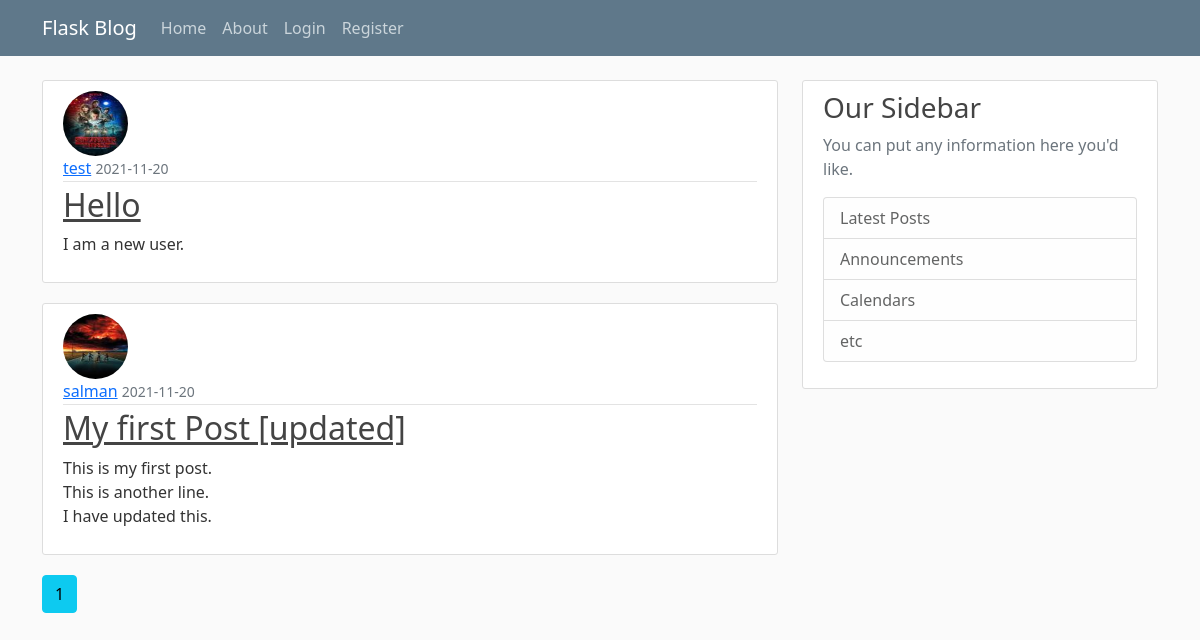
The app's page /home, older data.
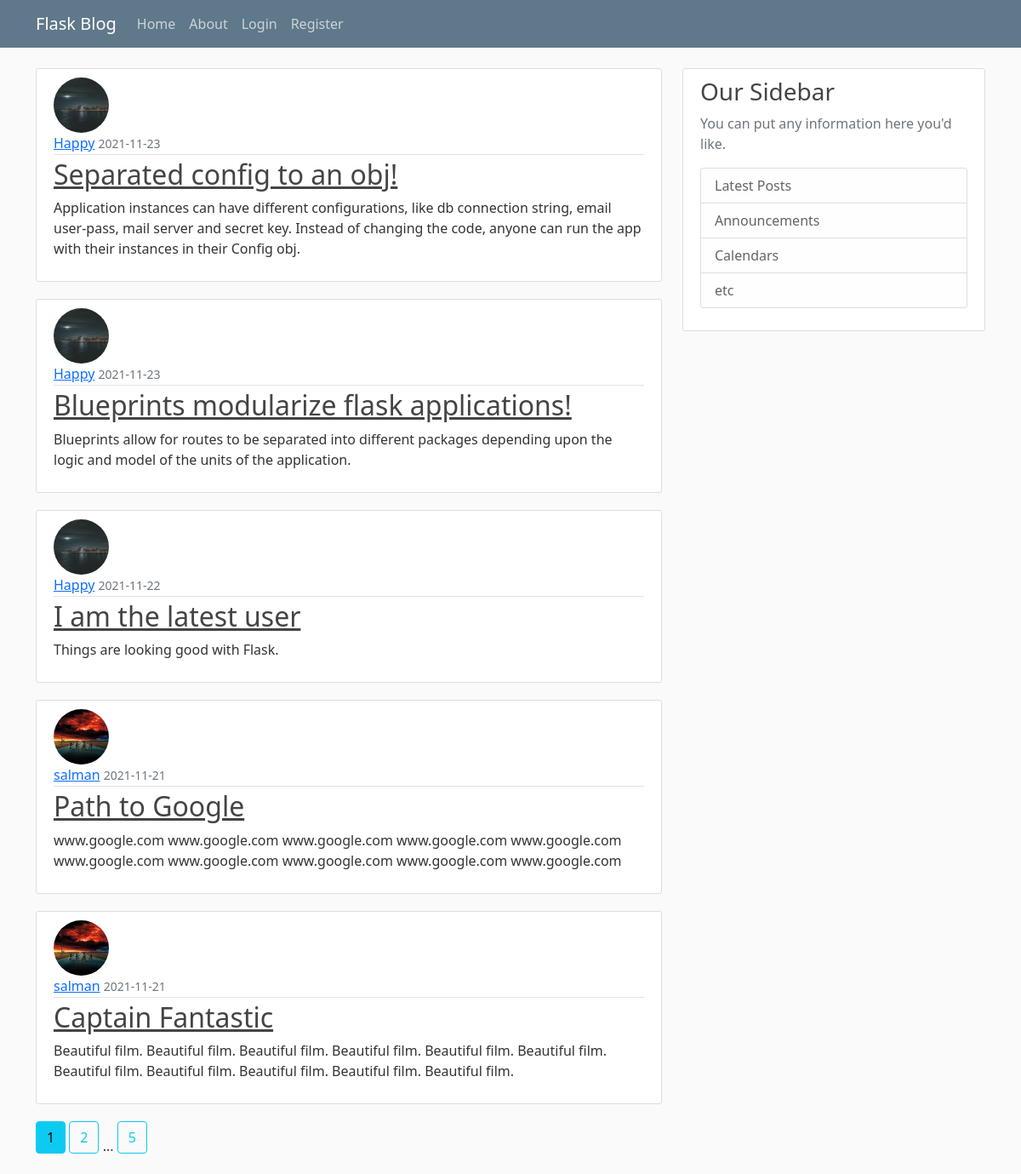
The same page, newer data.
### flaskblog/models.py (models this page shows, shortened)
class Post(flaskblog.db.Model):
    id = flaskblog.db.Column(flaskblog.db.Integer, primary_key=True)
    title = flaskblog.db.Column(flaskblog.db.String(100), nullable=False)
    date_posted = flaskblog.db.Column(
        flaskblog.db.DateTime, nullable=False, default=datetime.utcnow)
    content = flaskblog.db.Column(flaskblog.db.Text, nullable=False)
    user_id = flaskblog.db.Column(flaskblog.db.Integer, flaskblog.db.ForeignKey(
        "user.id"), nullable=False)

class User(flaskblog.db.Model, UserMixin):
    id = flaskblog.db.Column(flaskblog.db.Integer, primary_key=True)
    username = flaskblog.db.Column(
        flaskblog.db.String(20), unique=True, nullable=False)
    email = flaskblog.db.Column(
        flaskblog.db.String(120), unique=True, nullable=False)
    image_file = flaskblog.db.Column(
        flaskblog.db.String(20), nullable=False, default="default.jpg")  # going to be hashed
    password = flaskblog.db.Column(flaskblog.db.String(60), nullable=False)
    posts = flaskblog.db.relationship("Post", backref="author", lazy=True)

### flaskblog/main/routes.py (the view)
@main.route("/")
@main.route("/home")
def home() -> str:
    page = flask.request.args.get("page", 1, type=int)
    posts = Post.query.order_by(
        Post.date_posted.desc()).paginate(page=page, per_page=5)
    return flask.render_template("home.html", posts=posts)

### flaskblog/templates/home.html
{% extends "layout.html" %}
{% block content %}
  {% for post in posts.items %}
    <article class="media content-section">
      <img
        class="rounded-circle article-img"
        src="{{url_for('static', filename='profile_pics/' + post.author.image_file)}}"
      />
      <div class="media-body">
        <div class="article-metadata">
          <a class="mr-2" href="{{ url_for('users.user_posts', username=post.author.username) }}">{{ post.author.username }}</a>
          <small class="text-muted"
            >{{ post.date_posted.strftime("%Y-%m-%d") }}</small
          >
        </div>
        <h2><a class="article-title" href="{{url_for('posts.post', post_id=post.id)}}">{{ post.title }}</a></h2>
        <p class="article-content">{{ post.content }}</p>
      </div>
    </article>
  {% endfor %}
  {% for page_num in posts.iter_pages(left_edge=1, right_edge=1, left_current=1, right_current=2) %}
    {% if page_num %}
      {% if posts.page == page_num %}
        <a href="{{ url_for('main.home', page=page_num) }}" class="btn btn-info mb-4">{{ page_num }}</a>
      {% else %}
        <a href="{{ url_for('main.home', page=page_num) }}" class="btn btn-outline-info mb-4">{{ page_num }}</a>
      {% endif %}
    {% else %}
      ...
    {% endif %}
  {% endfor %}
{% endblock content %}

### flaskblog/templates/layout.html (shortened to what this page needs)
<!DOCTYPE html>
<html lang="en">
	<head>
		<link
			href="https://cdn.jsdelivr.net/npm/bootstrap@5.1.3/dist/css/bootstrap.min.css"
			rel="stylesheet"
		/>
        <link rel="stylesheet" type="text/css" href="{{ url_for('static', filename='main.css') }}">
	</head>
	<body>
		<header class="site-header">
			<nav class="navbar navbar-expand-md navbar-dark bg-steel fixed-top">
				<div class="container">
					<a class="navbar-brand mr-4" href="/">Flask Blog</a>
					<div class="collapse navbar-collapse" id="navbarToggle">
						<div class="navbar-nav mr-auto">
							<a class="nav-item nav-link" href="{{ url_for('main.home') }}">Home</a>
							<a class="nav-item nav-link" href="{{ url_for('main.about') }}">About</a>
						</div>
						<div class="navbar-nav">
							{% if current_user.is_authenticated %}
								<a class="nav-item nav-link" href="{{url_for('posts.new_post')}}">New Post</a>
								<a class="nav-item nav-link" href="{{ url_for('users.account') }}">Account</a>
								<a class="nav-item nav-link" href="{{ url_for('users.logout') }}">Log out</a>
							{% else %}
								<a class="nav-item nav-link" href="{{ url_for('users.login') }}">Login</a>
								<a class="nav-item nav-link" href="{{ url_for('users.register') }}"
									>Register</a
								>
							{% endif %}
						</div>
					</div>
				</div>
			</nav>
		</header>
		<main role="main" class="container">
            <div class="row">
              <div class="col-md-8">
                {% block content %}{% endblock %}
              </div>
              <div class="col-md-4">
                <div class="content-section">
                  <h3>Our Sidebar</h3>
                  <p class='text-muted'>You can put any information here you'd like.
                    <ul class="list-group">
                      <li class="list-group-item list-group-item-light">Latest Posts</li>
                      <li class="list-group-item list-group-item-light">Announcements</li>
                      <li class="list-group-item list-group-item-light">Calendars</li>
                      <li class="list-group-item list-group-item-light">etc</li>
                    </ul>
                  </p>
                </div>
              </div>
            </div>
          </main>
	</body>
</html>

### flaskblog/static/main.css (style rules this page uses)
body { background: #fafafa; color: #333333; margin-top: 5rem; }
h1, h2, h3, h4, h5, h6 { color: #444444; }
.bg-steel { background-color: #5f788a; }
.site-header .navbar-nav .nav-link { color: #cbd5db; }
.content-section { background: #ffffff; padding: 10px 20px; border: 1px solid #dddddd; border-radius: 3px; margin-bottom: 20px; }
.article-title { color: #444444; }
.article-content { white-space: pre-line; }
.article-img { height: 65px; width: 65px; margin-right: 16px; }
.article-metadata { padding-bottom: 1px; margin-bottom: 4px; border-bottom: 1px solid #e3e3e3 }

Row changes from the older to the newer data that the page shows:
no longer on this page (row unchanged): Post: image_file (picture), author.username "test", date_posted "2021-11-20", title "Hello", content "I am a new user."
no longer on this page (row unchanged): Post: image_file (picture), author.username "salman", date_posted "2021-11-20", title "My first Post [updated]", content "This is my first post. This is another line. I have updated this."
added Post: image_file (picture), author.username "Happy", date_posted "2021-11-23", title "Separated config to an obj!", content "Application instances can have different configurations, like db connection string, email user-pass, mail server and secret key. Instead of changing the code, anyone can run the app with their instances in their Config obj."
added Post: image_file (picture), author.username "Happy", date_posted "2021-11-23", title "Blueprints modularize flask applications!", content "Blueprints allow for routes to be separated into different packages depending upon the logic and model of the units of the application."
added Post: image_file (picture), author.username "Happy", date_posted "2021-11-22", title "I am the latest user", content "Things are looking good with Flask."
added Post: image_file (picture), author.username "salman", date_posted "2021-11-21", title "Path to Google", content "www.google.com www.google.com www.google.com www.google.com www.google.com www.google.com www.google.com www.google.com www.google.com www.google.com"
added Post: image_file (picture), author.username "salman", date_posted "2021-11-21", title "Captain Fantastic", content "Beautiful film. Beautiful film. Beautiful film. Beautiful film. Beautiful film. Beautiful film. Beautiful film. Beautiful film. Beautiful film. Beautiful film. Beautiful film."
Text that changed along with them:
new list line: "2"
new list line: "5"
